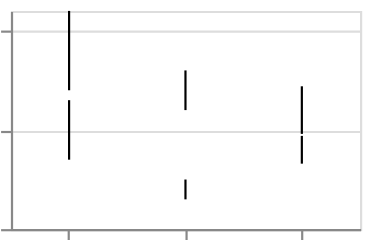

Describe this chart as a Vega-Lite specification.
### Vega-Lite specification from a JSON file in a GitHub repository (floating-point values rounded to 4 significant figures)
{"$schema": "https://vega.github.io/schema/vega-lite/v6.json", "padding": 5, "autosize": "none", "data": {"values": [{"c": "A", "g": "p", "x": 1, "v": 5, "lo": 3, "hi": 8, "e": 1.5, "t": "2024-01-15"}, {"c": "A", "g": "q", "x": 2, "v": 9, "lo": 6, "hi": 12, "e": 2, "t": "2024-02-20"}, {"c": "B", "g": "p", "x": 3, "v": 2, "lo": 1, "hi": 4, "e": 0.5, "t": "2024-03-05"}, {"c": "B", "g": "q", "x": 4, "v": 7, "lo": 5, "hi": 10, "e": 1, "t": "2024-05-30"}, {"c": "C", "g": "p", "x": 5, "v": 4, "lo": 2, "hi": 6, "e": 0.7, "t": "2024-07-11"}, {"c": "C", "g": "q", "x": 6, "v": 6, "lo": 4, "hi": 9, "e": 1.2, "t": "2024-09-02"}]}, "width": 160, "height": 100, "mark": "errorbar", "encoding": {"x": {"field": "c", "type": "nominal"}, "y": {"field": "v", "type": "quantitative"}, "yError": {"field": "e"}}}
